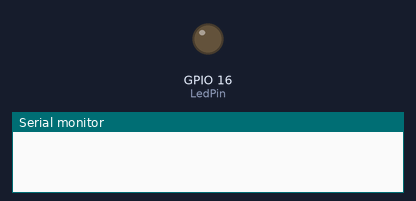
Simulated run of this program. Board: ESP32-S3. On the bench: output pins drawn as LEDs (lit = HIGH), the last lines printed to the serial monitor.

Above: at 0.15 s.
At 6.95 s:
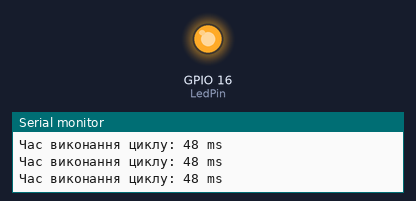
Timing chart, 0 to 7.7 s (numbered marks = the images above):
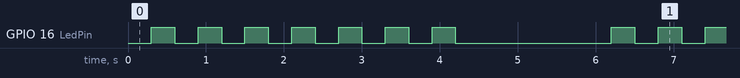

The program:

main.cpp
```cpp
#include <Arduino.h>

//Led state
enum class LedState : uint8_t {
  Off = LOW,
  On = HIGH
};

// Configuration parameters
struct Config {
  static constexpr uint8_t ButtonPin  = 17;
  static constexpr uint8_t LedPin  = 16;
  static constexpr uint16_t BlinkTime = 300;
  static constexpr uint8_t  BlinkCount = 7;
  static constexpr uint32_t PauseInterval = 2000;
  static constexpr uint32_t BaudRate = 115200;
};

// Class to control the LED
class Led {
  private:
    const uint8_t pin;
  public:
    explicit constexpr Led(uint8_t pinNumber) : pin(pinNumber) {}

    void init() const {
      pinMode(pin, OUTPUT);
    }

    void set(LedState state) const {
      digitalWrite(pin, static_cast<uint8_t>(state));
    }
};

static const Led redLed(Config::LedPin);

void setup() {
  //Serial.begin(115200);
  pinMode(Config::ButtonPin, INPUT_PULLUP);
  Serial.begin(Config::BaudRate);
  redLed.init();
}

void loop() {

  static uint32_t lastLoopTime = 0;
  static uint32_t lastUpdateTime = 0;
  static uint32_t lastSerialTime = 0;

  static uint8_t  blinkCounter = 0;
  static bool isPaused = false;
  static LedState currentState = LedState::Off;

  const uint32_t startMicros = micros();
  const uint32_t currentTime = millis();
  const uint32_t currentInterval = isPaused ? Config::PauseInterval : Config::BlinkTime;

  if (currentTime - lastUpdateTime >= currentInterval) {
    lastUpdateTime = currentTime;

    if (isPaused) {
      //Pause is over, reset counters and start blinking again
      isPaused = false;
      blinkCounter = 0;
      currentState = LedState::On;
    } else {
      //Toggle LED state
      if (currentState == LedState::On) {
          currentState = LedState::Off;
          blinkCounter++;
      } else {
          currentState = LedState::On;
      }

      // If we've completed the required number of blinks (on + off)
      if (blinkCounter >= Config::BlinkCount) {
        isPaused = true;
        currentState = LedState::Off;
      }
    }
    redLed.set(currentState);
  }
  const uint32_t endMicros = micros();
  const uint32_t loopDuration = endMicros - startMicros;

  // Log loop execution time every second to avoid flooding the serial output
  if (millis() - lastSerialTime >= 1000) {
    lastSerialTime = millis();
    Serial.printf("Час виконання циклу: %lu ms\n", loopDuration);
  }
}


/*
---FEEDBACK---
Створений об'єкт Led два рази, один раз в setup(), другий раз в loop():
static const Led redLed(Config::LedPin);
Невеличке зауваження:
В loop() створюються змінні впереміш static const, const ...
В невеликій програмі це ще можна розібрати, але якщо програма збільшиться, то розібратися в ці суміші змінних буде важче. Краще їх групувати:
static const
static
...
const
Це зробить програму більш читабельною.
*/
```

Measured:
- by itself, GPIO 16 (LedPin): repeats every 5.9 s: 6 × (LOW 0.30 s, HIGH 0.30 s), LOW 2.0 s, HIGH 0.30 s
- by itself, everything shown: repeats every 5.9 s, in 14 steps
